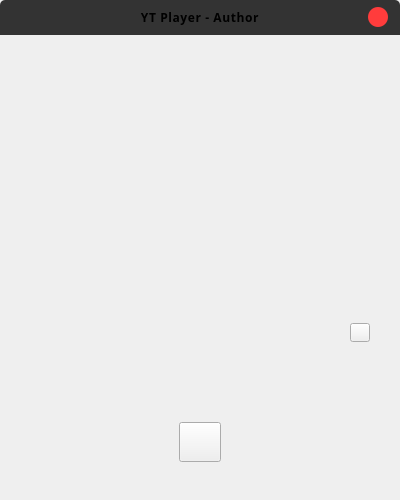
<?xml version="1.0" encoding="UTF-8"?>
<ui version="4.0">
 <class>Author</class>
 <widget class="QWidget" name="Author">
  <property name="geometry">
   <rect>
    <x>0</x>
    <y>0</y>
    <width>400</width>
    <height>500</height>
   </rect>
  </property>
  <property name="minimumSize">
   <size>
    <width>400</width>
    <height>500</height>
   </size>
  </property>
  <property name="maximumSize">
   <size>
    <width>400</width>
    <height>500</height>
   </size>
  </property>
  <property name="font">
   <font>
    <family>Poppins</family>
    <pointsize>12</pointsize>
   </font>
  </property>
  <property name="windowTitle">
   <string/>
  </property>
  <property name="styleSheet">
   <string notr="true">* {
    font-family: 'Poppins';
    letter-spacing: 0.6px;
}

#Author {
    background: url(:/img/img/author_bg.png) no-repeat;
}

#headerWidget {
    background-color: #333333;
}

#headerWidget {
    border-top-left-radius: 5px;
    border-top-right-radius: 5px;
}

#headingLabel {
    font-size: 12px;
    font-weight: 700;
}

#exitBtn {
    border: 0;
    border-radius: 10px;
    background-color: #FF3C3C;
}

#exitBtn:hover {
    background-color: #FF5757;
}

#copyEmailBtn {
    border-image: url(:/icon/img/copy.png) no-repeat;
}

#githubBtn {
    border-image: url(:/icon/img/github.png);
}

#copyEmailBtn:hover {
    border-image: url(:/icon/img/copy_hover.png) no-repeat;
}

#githubBtn:hover {
    border-image: url(:/icon/img/github_hover.png);
}</string>
  </property>
  <widget class="QWidget" name="headerWidget" native="true">
   <property name="geometry">
    <rect>
     <x>0</x>
     <y>0</y>
     <width>400</width>
     <height>35</height>
    </rect>
   </property>
   <property name="minimumSize">
    <size>
     <width>400</width>
     <height>35</height>
    </size>
   </property>
   <property name="maximumSize">
    <size>
     <width>400</width>
     <height>35</height>
    </size>
   </property>
   <layout class="QHBoxLayout" name="horizontalLayout_6">
    <property name="leftMargin">
     <number>12</number>
    </property>
    <property name="topMargin">
     <number>0</number>
    </property>
    <property name="rightMargin">
     <number>12</number>
    </property>
    <property name="bottomMargin">
     <number>0</number>
    </property>
    <item>
     <widget class="QLabel" name="logoLabel">
      <property name="minimumSize">
       <size>
        <width>20</width>
        <height>21</height>
       </size>
      </property>
      <property name="maximumSize">
       <size>
        <width>20</width>
        <height>21</height>
       </size>
      </property>
      <property name="text">
       <string/>
      </property>
      <property name="pixmap">
       <pixmap resource="../resources.qrc">:/icon/img/logo.png</pixmap>
      </property>
     </widget>
    </item>
    <item>
     <widget class="QLabel" name="headingLabel">
      <property name="font">
       <font>
        <family>Poppins</family>
        <pointsize>-1</pointsize>
        <weight>88</weight>
        <bold>true</bold>
       </font>
      </property>
      <property name="text">
       <string>YT Player - Author</string>
      </property>
      <property name="alignment">
       <set>Qt::AlignCenter</set>
      </property>
     </widget>
    </item>
    <item>
     <widget class="QPushButton" name="exitBtn">
      <property name="minimumSize">
       <size>
        <width>20</width>
        <height>20</height>
       </size>
      </property>
      <property name="maximumSize">
       <size>
        <width>20</width>
        <height>20</height>
       </size>
      </property>
      <property name="text">
       <string/>
      </property>
      <property name="icon">
       <iconset resource="../resources.qrc">
        <normaloff>:/icon/img/exit.png</normaloff>:/icon/img/exit.png</iconset>
      </property>
      <property name="iconSize">
       <size>
        <width>14</width>
        <height>14</height>
       </size>
      </property>
     </widget>
    </item>
   </layout>
  </widget>
  <widget class="QPushButton" name="githubBtn">
   <property name="geometry">
    <rect>
     <x>179</x>
     <y>422</y>
     <width>42</width>
     <height>40</height>
    </rect>
   </property>
   <property name="styleSheet">
    <string notr="true"/>
   </property>
   <property name="text">
    <string/>
   </property>
  </widget>
  <widget class="QPushButton" name="copyEmailBtn">
   <property name="geometry">
    <rect>
     <x>350</x>
     <y>323</y>
     <width>20</width>
     <height>19</height>
    </rect>
   </property>
   <property name="styleSheet">
    <string notr="true"/>
   </property>
   <property name="text">
    <string/>
   </property>
  </widget>
 </widget>
 <resources>
  <include location="../resources.qrc"/>
 </resources>
 <connections/>
</ui>
